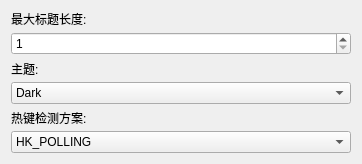
<?xml version="1.0" encoding="UTF-8"?>
<ui version="4.0">
 <class>MiscTabWidget</class>
 <widget class="QWidget" name="MiscTabWidget">
  <property name="geometry">
   <rect>
    <x>0</x>
    <y>0</y>
    <width>362</width>
    <height>164</height>
   </rect>
  </property>
  <layout class="QVBoxLayout" name="verticalLayout">
   <item>
    <layout class="QVBoxLayout" name="verticalLayout_2">
     <item>
      <layout class="QVBoxLayout" name="verticalLayout_3">
       <item>
        <widget class="QLabel" name="label">
         <property name="maximumSize">
          <size>
           <width>16777215</width>
           <height>15</height>
          </size>
         </property>
         <property name="text">
          <string>最大标题长度:</string>
         </property>
        </widget>
       </item>
       <item>
        <widget class="QSpinBox" name="maxTitleLengthSpinBox">
         <property name="minimum">
          <number>1</number>
         </property>
         <property name="maximum">
          <number>100</number>
         </property>
        </widget>
       </item>
      </layout>
     </item>
     <item>
      <layout class="QVBoxLayout" name="verticalLayout_4">
       <item>
        <widget class="QLabel" name="label_2">
         <property name="maximumSize">
          <size>
           <width>16777215</width>
           <height>15</height>
          </size>
         </property>
         <property name="text">
          <string>主题:</string>
         </property>
        </widget>
       </item>
       <item>
        <widget class="QComboBox" name="treeThemeComboBox">
         <item>
          <property name="text">
           <string>Dark</string>
          </property>
         </item>
         <item>
          <property name="text">
           <string>Light</string>
          </property>
         </item>
         <item>
          <property name="text">
           <string>Auto</string>
          </property>
         </item>
        </widget>
       </item>
      </layout>
     </item>
     <item>
      <layout class="QVBoxLayout" name="verticalLayout_5">
       <item>
        <widget class="QLabel" name="label_3">
         <property name="maximumSize">
          <size>
           <width>16777215</width>
           <height>15</height>
          </size>
         </property>
         <property name="text">
          <string>热键检测方案:</string>
         </property>
        </widget>
       </item>
       <item>
        <widget class="QComboBox" name="hotkeyTypeComboBox">
         <item>
          <property name="text">
           <string>HK_POLLING</string>
          </property>
         </item>
         <item>
          <property name="text">
           <string>HK_SYSTEM_HOTKEY</string>
          </property>
         </item>
        </widget>
       </item>
      </layout>
     </item>
    </layout>
   </item>
  </layout>
 </widget>
 <resources/>
 <connections/>
</ui>
